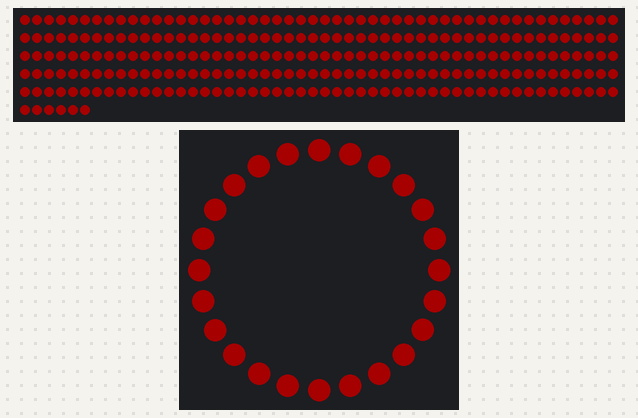
The sketch below on a simulated Arduino Uno, built with avr-gcc and run on an emulated ATmega328P. Parts: 256 RGB LEDs in strip order, left to right, continuing on the next row, 24 RGB LEDs in a ring, first at the top, clockwise. Dim RGB values are drawn brighter than linear.

Above: at 0.1 s.
At 0.6 s:
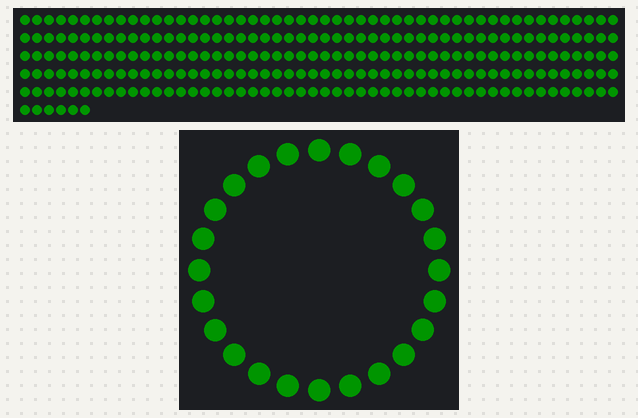
At 1.1 s:
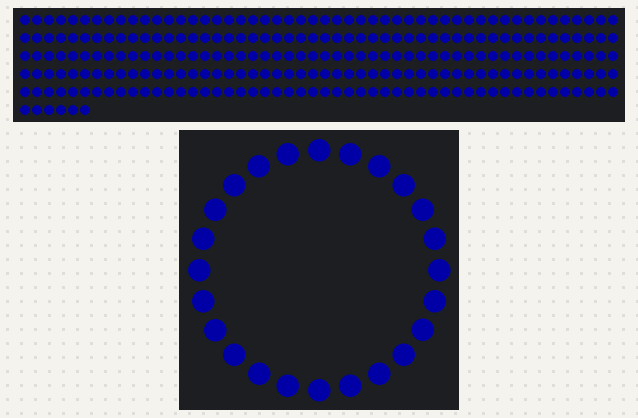
At 2.05 s:
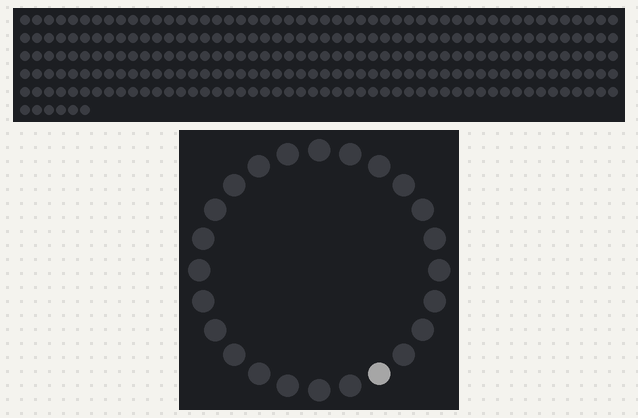

Measured:
- by itself, everything shown: repeats every 3.0 s, in 8 steps
- what the display in image 1 shows lasts 0.6 s, from 0.5 s to 1.1 s

The sketch:

phase1_led.ino
```cpp
#include <FastLED.h>

// --- PIN CONFIGURATION ---
#define PIN_MATRIX    5     // GPIO 5 for Matrix Data
#define PIN_RING      18    // GPIO 18 for Ring Data

// --- LED COUNTS ---
#define NUM_LEDS_MATRIX 256 // 8x32 Matrix
#define NUM_LEDS_RING   24  // Standard Ring

// --- LED ARRAYS ---
CRGB matrixLeds[NUM_LEDS_MATRIX];
CRGB ringLeds[NUM_LEDS_RING];

void setup() {
  // 1. Setup Matrix
  FastLED.addLeds<WS2812B, PIN_MATRIX, GRB>(matrixLeds, NUM_LEDS_MATRIX);

  // 2. Setup Ring
  FastLED.addLeds<WS2812B, PIN_RING, GRB>(ringLeds, NUM_LEDS_RING);

  // 3. SAFETY LIMITER
  // Limits total power to 2000mA (2 Amps) to be super safe during testing
  FastLED.setMaxPowerInVoltsAndMilliamps(5, 2000);
  FastLED.setBrightness(40); // Keep it dim (0-255)
  FastLED.clear();
  FastLED.show();
}

void loop() {
  // --- TEST 1: RGB Check ---
  // Flashes Red, Green, Blue to verify wiring colors are correct

  // Red
  fill_solid(matrixLeds, NUM_LEDS_MATRIX, CRGB::Red);
  fill_solid(ringLeds, NUM_LEDS_RING, CRGB::Red);
  FastLED.show();
  delay(500);

  // Green
  fill_solid(matrixLeds, NUM_LEDS_MATRIX, CRGB::Green);
  fill_solid(ringLeds, NUM_LEDS_RING, CRGB::Green);
  FastLED.show();
  delay(500);

  // Blue
  fill_solid(matrixLeds, NUM_LEDS_MATRIX, CRGB::Blue);
  fill_solid(ringLeds, NUM_LEDS_RING, CRGB::Blue);
  FastLED.show();
  delay(500);

  // --- TEST 2: The "Snake" (Individual Pixel Check) ---
  // Runs a white dot through every single LED to check for dead pixels
  fill_solid(matrixLeds, NUM_LEDS_MATRIX, CRGB::Black);
  fill_solid(ringLeds, NUM_LEDS_RING, CRGB::Black);

  // Run around the Ring
  for(int i = 0; i < NUM_LEDS_RING; i++) {
    ringLeds[i] = CRGB::White;
    FastLED.show();
    delay(20);
    ringLeds[i] = CRGB::Black;
  }

  // Run across the Matrix
  // We only do the first 32 pixels to save time in the loop
  for(int i = 0; i < 32; i++) {
    matrixLeds[i] = CRGB::White;
    FastLED.show();
    delay(10);
    matrixLeds[i] = CRGB::Black;
  }
}
```
